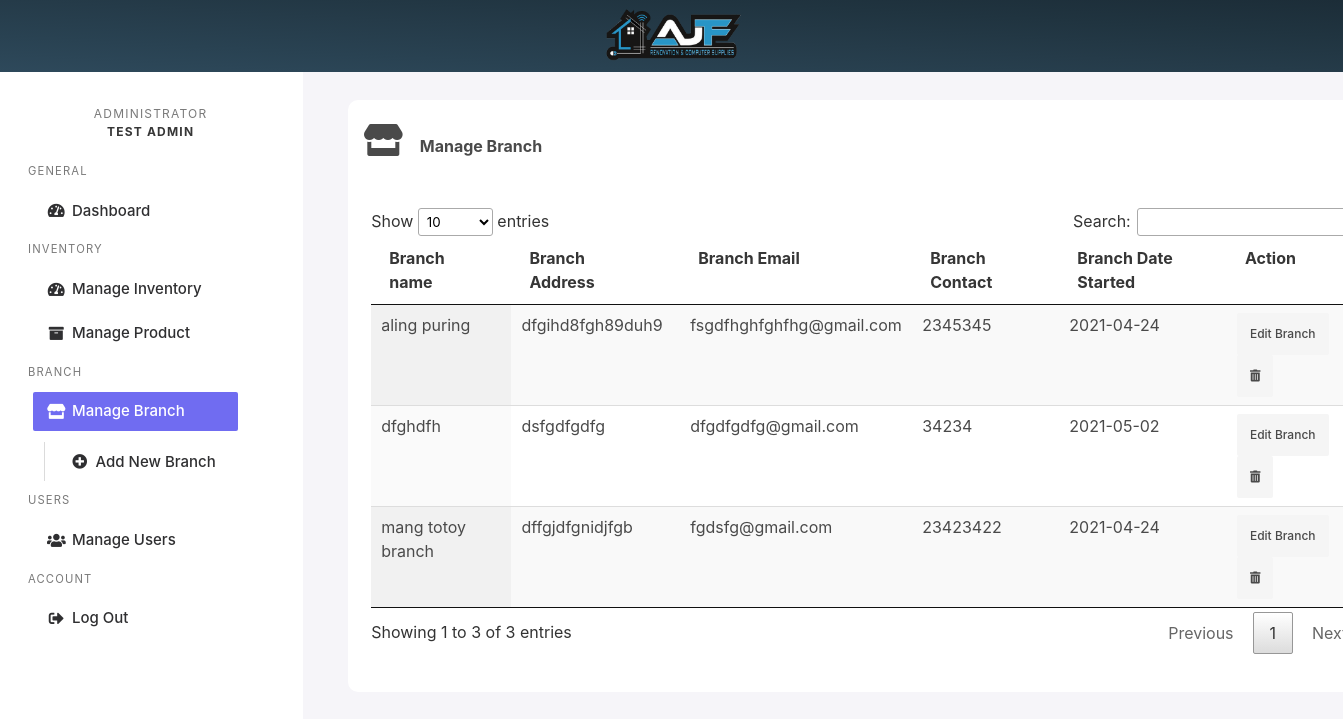
The app's page /webpages/adminportal/adminportal-branch.php (signed in), older data.
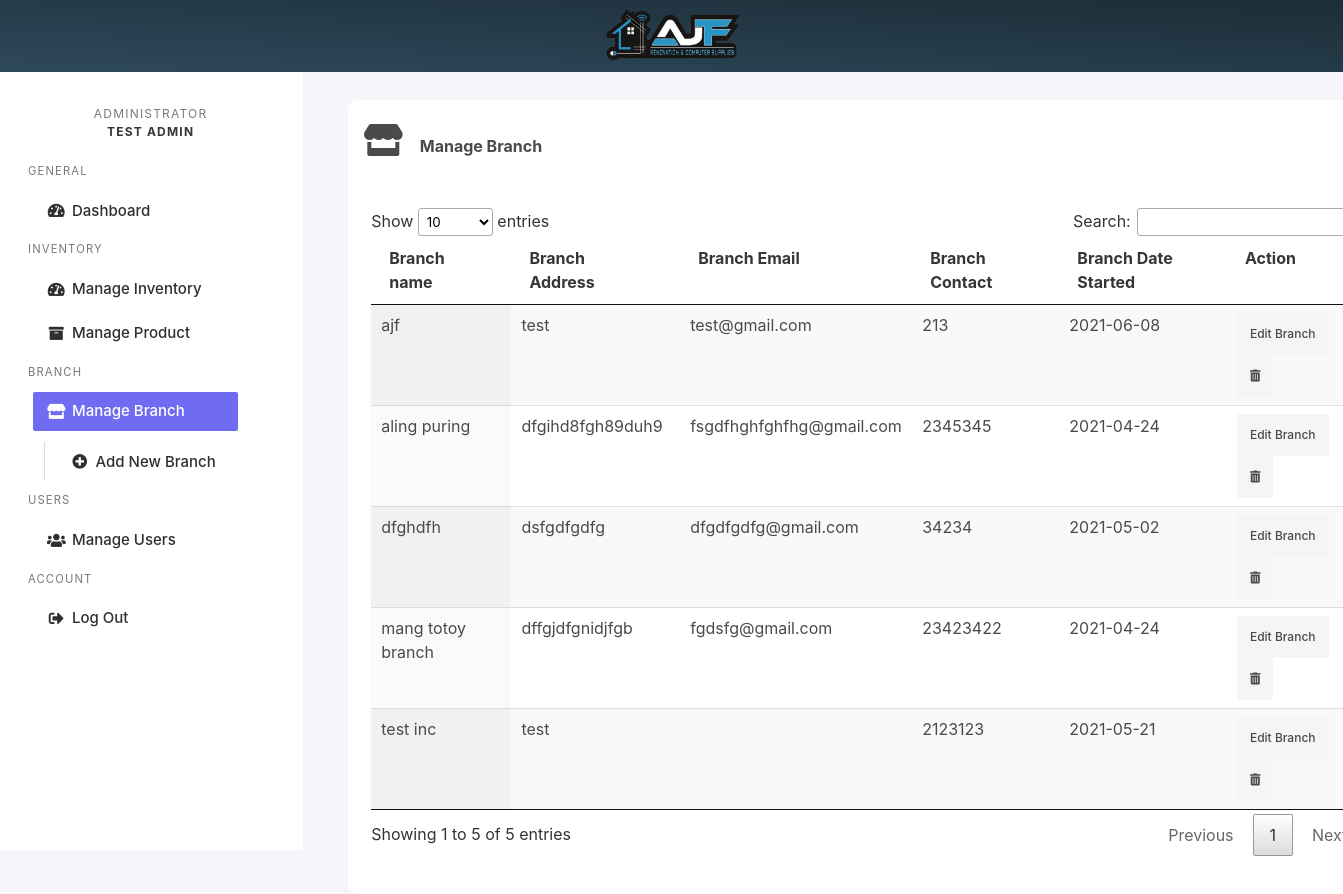
The same page, newer data.
### tables this page shows
CREATE TABLE `tbl_branch` (
  `branchid` int(11) NOT NULL,
  `branchtype` varchar(100) NOT NULL,
  `branchname` varchar(256) NOT NULL,
  `branchlocation` varchar(256) NOT NULL,
  `branchaddress` varchar(255) NOT NULL,
  `branchdescription` varchar(256) NOT NULL,
  `datestarted` date NOT NULL,
  `branchtinnumber` varchar(256) DEFAULT NULL,
  `branchregistrationnumber` varchar(256) DEFAULT NULL,
  `branchemail` varchar(255) DEFAULT NULL,
  `branchcontact` int(20) DEFAULT NULL
);

### webpages/adminportal/adminportal-branch.php (the view, shortened to what this page needs)
<?php
include "header.php";
$branch_data = ("SELECT * FROM `tbl_branch`");
$data = mysqli_query($conn, $branch_data);
?>
<div class="columns">
    <div id="sidenavcustom" class="column is-narrow navigationbar">
        <?php include "sidenavigation.php" ?>
    </div>
    <div class="column is-10">
        <div class="rows card is-shadowless animate__animated animate__fadeInDown">
            <div class="row is-full">
                <div class="columns">
                <div class="column">
                    <div style="margin-bottom:50px;">
                        <span class="icon">
                            <i class="fas fa-store fa-2x"></i>
                        </span>
                        <span class="portal-font">Manage Branch</span></div>
                    <div class="column">
                        <table class="display" cellspacing="0" width="100%" >
                            <thead>
                                <tr>
                                    <th>Branch name</th>
                                    <th>Branch Address</th>
                                    <th>Branch Email</th>
                                    <th>Branch Contact</th>
                                    <th>Branch Date Started</th>
                                    <th>Action</th>
                                </tr>
                            </thead>
                            <tbody>
                                <?php while ($row = mysqli_fetch_assoc($data)) { ?>
                                    <tr>
                                        <td><?php echo $row["branchname"]; ?></td>
                                        <td><?php echo $row["branchaddress"]; ?></td>
                                        <td><?php echo $row["branchemail"]; ?></td>
                                        <td><?php echo $row["branchcontact"]; ?></td>
                                        <td><?php echo $row["datestarted"]; ?></td>
                                        <td>
                                            <a href='adminportal-branch-editbranch.php?branchid=<?php echo $row["branchid"]; ?>' class="button is-light is-small">
                                                Edit Branch
                                            </a>
                                            <a onclick=DeleteBranch(<?php echo $row["branchid"]; ?>) class="button is-light is-small">
                                                <i class="fas fa-trash-alt"></i>
                                            </a>
                                        </td>
                                    </tr>
                                <?php } ?>
                            </tbody>
                        </table>
                    </div>
                </div>
            </div>
        </div>
    </div>
</div>
</body>
</html>

Row changes from the older to the newer data that the page shows:
added tbl_branch: branchname "test inc", branchaddress "test", branchcontact "2123123", datestarted "2021-05-21"
added tbl_branch: branchname "ajf", branchaddress "test", branchemail "test@gmail.com", branchcontact "213", datestarted "2021-06-08"
Text that changed along with them:
text written by a page script: "Show entries Search: Showing 1 to 3 of 3 entries Previous 1 Next" → "Show entries Search: Showing 1 to 5 of 5 entries Previous 1 Next"
